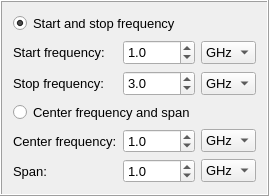
          <widget class="QFrame" name="frequencyFrame">
           <property name="minimumSize">
            <size>
             <width>0</width>
             <height>165</height>
            </size>
           </property>
           <property name="font">
            <font>
             <pointsize>12</pointsize>
            </font>
           </property>
           <property name="frameShape">
            <enum>QFrame::Box</enum>
           </property>
           <property name="frameShadow">
            <enum>QFrame::Raised</enum>
           </property>
           <layout class="QGridLayout" name="gridLayout_4">
            <item row="8" column="0">
             <widget class="QLabel" name="label">
              <property name="font">
               <font>
                <pointsize>10</pointsize>
               </font>
              </property>
              <property name="text">
               <string>Center frequency:</string>
              </property>
             </widget>
            </item>
            <item row="8" column="1">
             <widget class="QDoubleSpinBox" name="center_freq_spinbox">
              <property name="font">
               <font>
                <pointsize>10</pointsize>
               </font>
              </property>
              <property name="decimals">
               <number>1</number>
              </property>
              <property name="value">
               <double>1.000000000000000</double>
              </property>
             </widget>
            </item>
            <item row="8" column="2">
             <widget class="QComboBox" name="frequency_dropdown_center">
              <property name="font">
               <font>
                <pointsize>10</pointsize>
               </font>
              </property>
              <item>
               <property name="text">
                <string>GHz</string>
               </property>
              </item>
              <item>
               <property name="text">
                <string>MHz</string>
               </property>
              </item>
              <item>
               <property name="text">
                <string>kHz</string>
               </property>
              </item>
              <item>
               <property name="text">
                <string>Hz</string>
               </property>
              </item>
             </widget>
            </item>
            <item row="5" column="0">
             <widget class="QLabel" name="label_5">
              <property name="font">
               <font>
                <pointsize>10</pointsize>
               </font>
              </property>
              <property name="text">
               <string>Start frequency:</string>
              </property>
             </widget>
            </item>
            <item row="9" column="2">
             <widget class="QComboBox" name="frequency_dropdown_span">
              <property name="font">
               <font>
                <pointsize>10</pointsize>
               </font>
              </property>
              <item>
               <property name="text">
                <string>GHz</string>
               </property>
              </item>
              <item>
               <property name="text">
                <string>MHz</string>
               </property>
              </item>
              <item>
               <property name="text">
                <string>kHz</string>
               </property>
              </item>
              <item>
               <property name="text">
                <string>Hz</string>
               </property>
              </item>
             </widget>
            </item>
            <item row="7" column="0" colspan="2">
             <widget class="QRadioButton" name="center_span_radiobutton">
              <property name="font">
               <font>
                <pointsize>10</pointsize>
               </font>
              </property>
              <property name="toolTipDuration">
               <number>0</number>
              </property>
              <property name="text">
               <string>Center frequency and span</string>
              </property>
              <property name="checked">
               <bool>false</bool>
              </property>
             </widget>
            </item>
            <item row="5" column="2">
             <widget class="QComboBox" name="start_freq_dropdown">
              <property name="font">
               <font>
                <pointsize>10</pointsize>
               </font>
              </property>
              <item>
               <property name="text">
                <string>GHz</string>
               </property>
              </item>
              <item>
               <property name="text">
                <string>MHz</string>
               </property>
              </item>
              <item>
               <property name="text">
                <string>kHz</string>
               </property>
              </item>
              <item>
               <property name="text">
                <string>Hz</string>
               </property>
              </item>
             </widget>
            </item>
            <item row="4" column="0" colspan="3">
             <widget class="QRadioButton" name="start_stop_radiobutton">
              <property name="font">
               <font>
                <pointsize>10</pointsize>
               </font>
              </property>
              <property name="text">
               <string>Start and stop frequency</string>
              </property>
              <property name="checked">
               <bool>true</bool>
              </property>
             </widget>
            </item>
            <item row="5" column="1">
             <widget class="QDoubleSpinBox" name="start_freq_spinbox">
              <property name="sizePolicy">
               <sizepolicy hsizetype="Ignored" vsizetype="Fixed">
                <horstretch>0</horstretch>
                <verstretch>0</verstretch>
               </sizepolicy>
              </property>
              <property name="minimumSize">
               <size>
                <width>0</width>
                <height>25</height>
               </size>
              </property>
              <property name="font">
               <font>
                <pointsize>10</pointsize>
               </font>
              </property>
              <property name="decimals">
               <number>1</number>
              </property>
              <property name="maximum">
               <double>999.899999999999977</double>
              </property>
              <property name="value">
               <double>1.000000000000000</double>
              </property>
             </widget>
            </item>
            <item row="9" column="1">
             <widget class="QDoubleSpinBox" name="spanfreq_spinbox">
              <property name="font">
               <font>
                <pointsize>10</pointsize>
               </font>
              </property>
              <property name="decimals">
               <number>1</number>
              </property>
              <property name="value">
               <double>1.000000000000000</double>
              </property>
             </widget>
            </item>
            <item row="9" column="0">
             <widget class="QLabel" name="label_2">
              <property name="font">
               <font>
                <pointsize>10</pointsize>
               </font>
              </property>
              <property name="text">
               <string>Span:</string>
              </property>
             </widget>
            </item>
            <item row="6" column="2">
             <widget class="QComboBox" name="stop_freq_dropdown">
              <property name="sizePolicy">
               <sizepolicy hsizetype="Fixed" vsizetype="Fixed">
                <horstretch>0</horstretch>
                <verstretch>0</verstretch>
               </sizepolicy>
              </property>
              <property name="font">
               <font>
                <pointsize>10</pointsize>
               </font>
              </property>
              <item>
               <property name="text">
                <string>GHz</string>
               </property>
              </item>
              <item>
               <property name="text">
                <string>MHz</string>
               </property>
              </item>
              <item>
               <property name="text">
                <string>kHz</string>
               </property>
              </item>
              <item>
               <property name="text">
                <string>Hz</string>
               </property>
              </item>
             </widget>
            </item>
            <item row="6" column="0">
             <widget class="QLabel" name="label_6">
              <property name="font">
               <font>
                <pointsize>10</pointsize>
               </font>
              </property>
              <property name="text">
               <string>Stop frequency:</string>
              </property>
             </widget>
            </item>
            <item row="6" column="1">
             <widget class="QDoubleSpinBox" name="stop_freq_spinbox">
              <property name="minimumSize">
               <size>
                <width>0</width>
                <height>25</height>
               </size>
              </property>
              <property name="font">
               <font>
                <pointsize>10</pointsize>
               </font>
              </property>
              <property name="decimals">
               <number>1</number>
              </property>
              <property name="minimum">
               <double>0.100000000000000</double>
              </property>
              <property name="maximum">
               <double>999.899999999999977</double>
              </property>
              <property name="value">
               <double>3.000000000000000</double>
              </property>
             </widget>
            </item>
           </layout>
          </widget>
